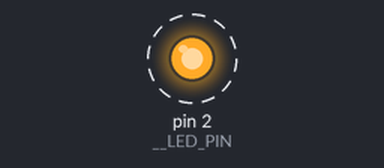
Bench run of a sketch on a simulated Arduino Uno, built with avr-gcc and run on an emulated ATmega328P. On the bench: output pins drawn as LEDs (lit = HIGH). Dashed ring = blinking.

Above: at 0.5 s.
Timing chart, 0 to 4.6 s (numbered marks = the images above):
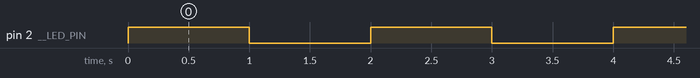

Measured:
- by itself, pin 2 (__LED_PIN): alternates HIGH for 1.0 s and LOW for 1.0 s

The sketch:

led.ino
```cpp
#include "led.h"

void setup(){
  led_init() ;
}

void loop() {
  led_blink();
}
```

led.const.cpp
```cpp
#include "Arduino.h"

//#define __ARDUINO_UNO

#ifdef __ARDUINO_UNO
  const byte  __LED_PIN = 13;
#else
  const byte  __LED_PIN = 2;
#endif

const int   __LED_TIME = 1000;
```

led.cpp
```cpp
#include "led.h"
#include "led.const.cpp"

void led_init(){
  pinMode(__LED_PIN, OUTPUT);
}

void led_on(){
  digitalWrite(__LED_PIN, HIGH);
  delay(__LED_TIME);
}

void led_off() {
  digitalWrite(__LED_PIN, LOW);
  delay(__LED_TIME);
}

void led_blink(){
  led_on();
  led_off();
}
```

led.h
```cpp
void led_init() ;
void led_on() ;
void led_off();
void led_blink() ;
```
